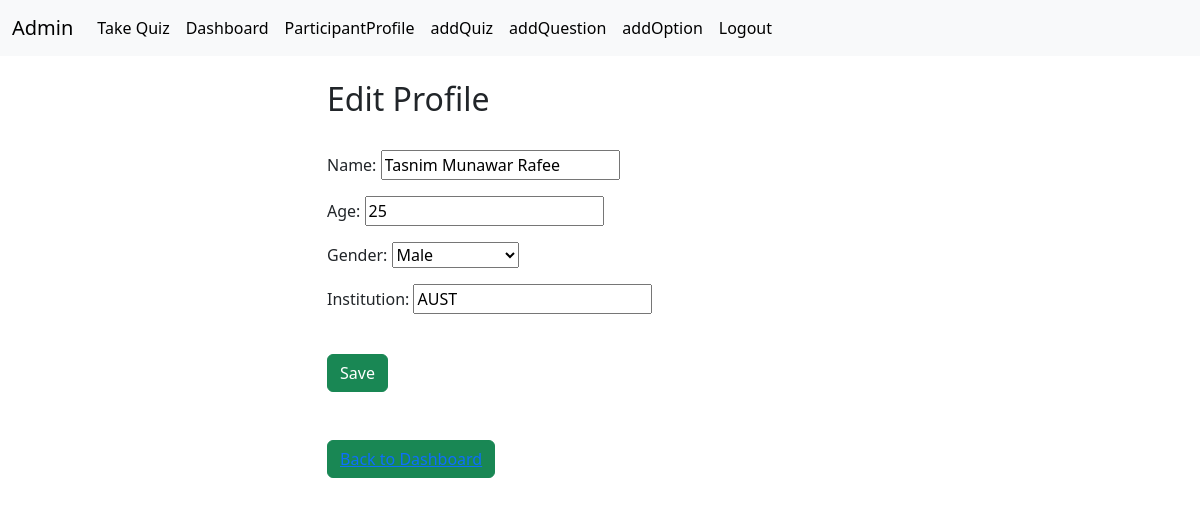
The page /editProfile/ (signed in) on the database its author committed.
### myapp/models.py (models this page shows, shortened)
class CustomUser(AbstractUser):
    USER = [
        ('admin','Admin'),
        ('participant','Participant')
    ]
    user_type = models.CharField(max_length=50,choices= USER,null=True)
    def __str__(self):
        return self.username

class Admin(models.Model):
    GENDER_CHOICES = [
        ('', 'Select Gender'),
        ('Male', 'Male'),
        ('Female', 'Female'),
        ('Other', 'Other')
    ]
    user = models.OneToOneField(CustomUser, on_delete=models.CASCADE, related_name='admin',null=True,blank=True)
    name = models.CharField(max_length=100,null=True,blank=True)
    age = models.PositiveIntegerField(null=True,blank=True)
    gender = models.CharField(max_length=10, choices=GENDER_CHOICES,null=True,blank=True)
    institution = models.CharField(max_length=200,null=True,blank=True)

### myapp/views.py (the view, shortened to what this page needs)
# urls.py: path("editProfile/",editProfile,name="editProfile"),
@login_required
def editProfile(request):
    isAdmin = Admin.objects.filter(user=request.user).exists()
    if isAdmin:
        profile = Admin.objects.get(user=request.user)
        if request.method == 'POST':
            form = AdminForm(request.POST, instance=profile)
            if form.is_valid():
                form.save()
                return redirect('dashboard')
        else:
            form = AdminForm(instance=profile)
        return render(request, 'editProfile.html', {'form': form})

### myapp/forms.py
class AdminForm(forms.ModelForm):
    class Meta:
        model = Admin
        fields = ['name','age','gender','institution']

### templates/editProfile.html (shortened to what this page needs)
{% extends 'base.html' %}
{% block content %}
<br>
<div class="container container-center">
    <div class="row justify-content-center">
        <div class="col-md-6">
            <form method="POST">
                <h2>Edit Profile</h2><br>
                {{form.as_p}}
                <br>
                <input class="btn btn-success" type="submit" value="Save">
            </form>
            <br><br>
            <button class="btn btn-success"><a href="{% url 'dashboard' %}">Back to Dashboard</a></button>
        </div>
    </div>
</div>
{% endblock %}

### templates/navbar.html (shortened to what this page needs)
{% load static %}
<nav class="navbar navbar-expand-lg bg-body-tertiary">
  <div class="container-fluid">
    <a class="navbar-brand" href="{% url 'homepage' %}">{{request.user          }}</a>
    <div class="collapse navbar-collapse" id="navbarSupportedContent">
      <ul class="navbar-nav me-auto mb-2 mb-lg-0">
        <li class="nav-item">
          <a class="nav-link active" aria-current="page" href="{% url 'homepage' %}">Take Quiz</a>
        </li>
        <li class="nav-item">
          <a class="nav-link active" aria-current="page" href="{% url 'dashboard' %}">Dashboard</a>
        </li>
        <li class="nav-item">
          <a class="nav-link active" aria-current="page" href="{% url 'editProfile' %}">ParticipantProfile</a>
        </li>
        <li class="nav-item">
          <a class="nav-link active" aria-current="page" href="{% url 'addQuiz' %}">addQuiz</a>
        </li>
        <li class="nav-item">
          <a class="nav-link active" aria-current="page" href="{% url 'addQuestion' %}">addQuestion</a>
        </li>
        <li class="nav-item">
          <a class="nav-link active" aria-current="page" href="{% url 'addOption' %}">addOption</a>
        </li>
        <li class="nav-item">
          <a class="nav-link active" aria-current="page" href="{% url 'user_logout' %}">Logout</a>
        </li>
      </ul>
    </div>
  </div>
</nav>

### rows shown on the page
CustomUser: user "Admin"
Admin: name "Tasnim Munawar Rafee", age "25", gender "Male", institution "AUST"
